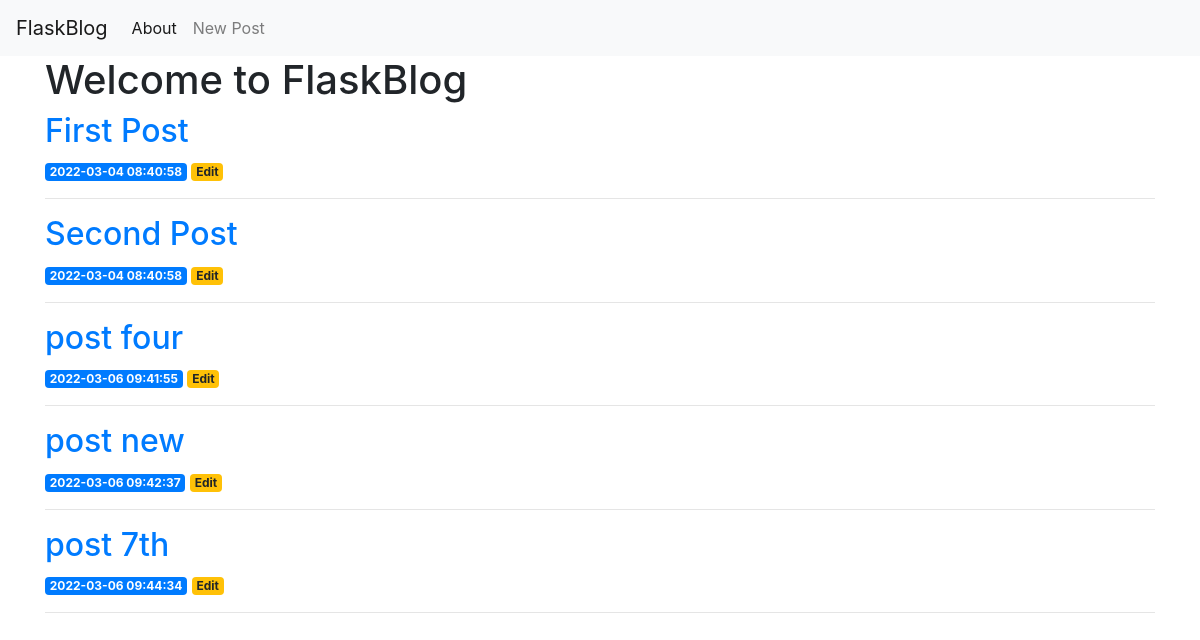
The page / on the database its author committed.
### tables this page shows
CREATE TABLE posts (
    id INTEGER PRIMARY KEY AUTOINCREMENT,
    created TIMESTAMP NOT NULL DEFAULT CURRENT_TIMESTAMP,
    title TEXT NOT NULL,
    content TEXT NOT NULL,
    owner INTEGER
);

### main.py (the view)
@app.route('/')
def index():
    conn = connect_db()
    posts = conn.execute('SELECT * FROM posts').fetchall()
    conn.close()
    return render_template('index.html', posts=posts)

### main.py (called while the page is built)
def connect_db():
    conn = sqlite3.connect('post_flack.db')
    conn.row_factory = sqlite3.Row
    return conn

def get_db():
    if not hasattr(g, 'link_db'):
        g.link_db = connect_db()
    return g.link_db

@app.before_request
def before_request():
    global dbase
    db = get_db()
    dbase = FlDB(db)

### templates/index.html
{% extends 'base.html' %}
{% block content %}
    <h1>{% block title %} Welcome to FlaskBlog {% endblock %}</h1>
    {% for post in posts %}
        <a href="{{ url_for('post', post_id=post['id']) }}">
            <h2>{{ post['title'] }}</h2>
        </a>
        <span class="badge badge-primary">{{ post['created'] }}</span>
        <a href="{{ url_for('edit', id=post['id']) }}">
            <span class="badge badge-warning">Edit</span>
        </a>
        <hr>
    {% endfor %}
{% endblock %}

### templates/base.html (shortened to what this page needs)
<!doctype html>
<html lang="en">
  <head>
    <link rel="stylesheet" href="https://stackpath.bootstrapcdn.com/bootstrap/4.3.1/css/bootstrap.min.css">
  </head>
  <body>
    <nav class="navbar navbar-expand-md navbar-light bg-light">
        <a class="navbar-brand" href="{{ url_for('index')}}">FlaskBlog</a>
        <div class="collapse navbar-collapse" id="navbarNav">
            <ul class="navbar-nav">
            <li class="nav-item active">
                <a class="nav-link" href="#">About</a>
            </li>
                <li class="nav-item">
            <a class="nav-link" href="{{url_for('create')}}">New Post</a>
            </li>
            </ul>
        </div>
    </nav>
    <div class="container">
        {% block content %} {% endblock %}
    </div>
  </body>
</html>

### rows shown on the page
posts: title "First Post", created "2022-03-04 08:40:58"
posts: title "Second Post", created "2022-03-04 08:40:58"
posts: title "post four", created "2022-03-06 09:41:55"
posts: title "post new", created "2022-03-06 09:42:37"
posts: title "post 7th", created "2022-03-06 09:44:34"
